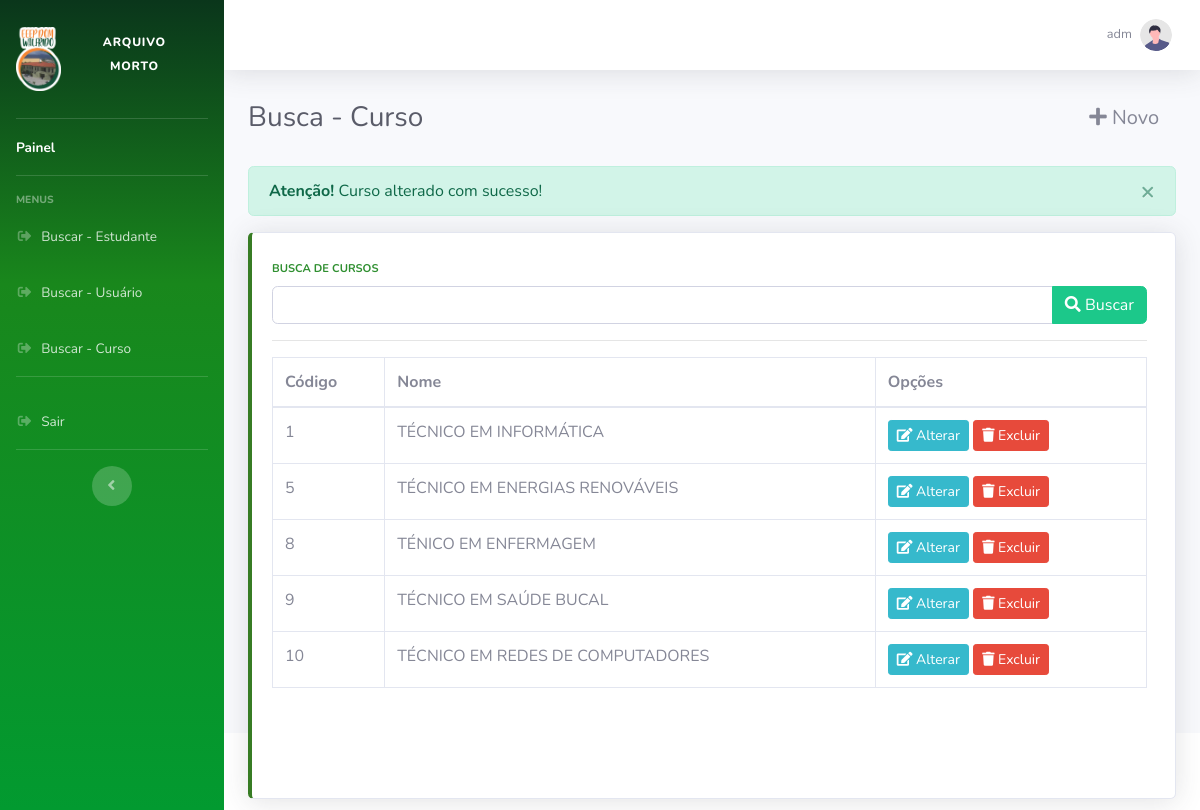
The page /buscacurso.php?alter=ok (signed in) on the database its author committed.
### tables this page shows
CREATE TABLE `tbcurso` (
  `codcurso` int(11) UNSIGNED NOT NULL,
  `curso` varchar(60) DEFAULT NULL
);

### buscacurso.php (the view, shortened to what this page needs)
<!DOCTYPE html>
<html lang="en">
<head>
    <link href="vendor/fontawesome-free/css/all.min.css" rel="stylesheet" type="text/css">
    <link href="css/sb-admin-2.min.css" rel="stylesheet">
</head>
<body id="page-top">
    <div id="wrapper">
       <ul class="navbar-nav bg-gradient-primary sidebar sidebar-dark accordion" id="accordionSidebar">
<br>
            <a class="sidebar-brand d-flex align-items-center justify-content-center" href="buscaestudante.php">
                <div class="sidebar-brand-icon rotate-n-20">
                    <img src="img/logo.png" alt="" class="img-fluid" width="45" height="45">
                </div>
                <div class="sidebar-brand-text mx-3"><sup>arquivo morto</sup></div>
            </a>
<br>
            <hr class="sidebar-divider my-0">
            <li class="nav-item active">
                <a class="nav-link" href="buscaestudante.php">
                    <span>Painel</span></a>
            </li>
            <hr class="sidebar-divider">
            <div class="sidebar-heading">
                Menus
            </div>
            <li class="nav-item">
                <a class="nav-link" href="buscaestud.php" >
                    <i class="fas fa-fw fa-sign-out-alt"></i>
                    <span> Buscar - Estudante </span>
                </a>
            </li>
            <li class="nav-item">
                <a class="nav-link" href="buscausu.php" >
                    <i class="fas fa-fw fa-sign-out-alt"></i>
                    <span> Buscar - Usuário </span>
                </a>
            </li>
            <li class="nav-item">
                <a class="nav-link" href="buscacurso.php" >
                    <i class="fas fa-fw fa-sign-out-alt"></i>
                    <span> Buscar - Curso </span>
                </a>
            </li>
            <hr class="sidebar-divider">
            <li class="nav-item">
                <a class="nav-link" href="#" data-bs-toggle="modal" data-bs-target="#logoutModal">
                    <i class="fas fa-fw fa-sign-out-alt"></i>
                    <span>Sair</span>
                </a>
            </li>
            <hr class="sidebar-divider d-none d-md-block">
            <div class="text-center d-none d-md-inline">
                <button class="rounded-circle border-0" id="sidebarToggle"></button>
            </div>
        </ul>
        <div id="content-wrapper" class="d-flex flex-column">
            <div id="content">
                <nav class="navbar navbar-expand navbar-light bg-white topbar mb-4 static-top shadow">
                    <ul class="navbar-nav ml-auto">
                        <li class="nav-item dropdown no-arrow">
                            <a class="nav-link dropdown-toggle" href="#" id="userDropdown" role="button"
                                data-toggle="dropdown" aria-haspopup="true" aria-expanded="false">
                                <span class="mr-2 d-none d-lg-inline text-gray-600 small"><?php echo $_SESSION['nome'];?></span>
                                <img class="img-profile rounded-circle"
                                    src="img/undraw_profile.svg">
                            </a>
                        </li>
                    </ul>
                </nav>
                <div class="container-fluid">
                    <div class="d-sm-flex align-items-center justify-content-between mb-4">
                        <h1 class="h3 mb-0 text-gray-800">Busca - Curso</h1>
						<a href="frmcadcurso.php" class="btn btn-lg"><i class="fa fa-plus"></i> Novo</a>
                    </div>
                    <div class="row">
                        <div class="col-xl-12">
						<?php
					        if(isset($_GET['alter'])){
								if ($_GET['alter']=='ok'){
									echo    '<div class="alert alert-success alert-dismissible fade show" role="alert">
												 <strong>Atenção!</strong> Curso alterado com sucesso!
												 <button type="button" class="close" data-dismiss="alert" aria-label="Close">
													<span aria-hidden="true">&times;</span>
												 </button>
											 </div>';
								}
							}
					   ?>
                            <div class="card border-left-primary shadow h-100 py-2">
                                <div class="card-body">
                                    <div class="row no-gutters align-items-center">
                                        <div class="col mr-2">
                                            <div class="text-xs font-weight-bold text-primary text-uppercase mb-1">
                                                <form method="POST" action="buscacurso.php">
													<label>Busca de Cursos</label>
													<div class="input-group">
														<input name="texto" id="texto" class="form-control" type="text" required>
														 <div class="input-group-append">
															<button class="btn btn-success" type="submit"><i class="fa fa-search"></i> Buscar</button>
														 </div>
													</div>
												</form>
												<hr>
												</div>
							  <table class="table table-bordered" id="dataTable" width="100%" cellspacing="0">
                                    <thead>
                                        <tr>
                                            <th>Código</th>
                                            <th>Nome</th>
                                            <th>Opções</th>
                                        </tr>
                                    </thead>
                                    <tbody>
									<?php
												    if(isset($_POST['texto'])){
														  $texto = $_POST['texto'];
														  include('banco.php');
														  $sql = "select * from tbcurso where curso like '%$texto%'";
														  $consulta = $conexao->query($sql);
														  if ($consulta == true){
															 if($consulta->num_rows > 0){
																while($linha=$consulta->fetch_array(MYSQLI_ASSOC)){
																   echo '<tr>
																			<td>'.$linha['codcurso'].'</td>
																			<td>'.$linha['curso'].'</td>
																			<td>
																			  <a class="btn btn-sm btn-info" href="frmalteracurso.php?id='.$linha['codcurso'].'"><i class="fa fa-edit"></i> Alterar</a>
																			  <button class="btn btn-sm btn-danger" data-bs-toggle="modal" data-bs-target="#deleteModal'.$linha['codcurso'].'">
                                                                                    <i class="fa fa-trash"></i> Excluir
                                                                                </button>
																			</td>
																		</tr>';
                                                                        echo '
                                                                        <div class="modal fade" id="deleteModal'.$linha['codcurso'].'" tabindex="-1" aria-labelledby="deleteModalLabel'.$linha['codcurso'].'" aria-hidden="true">
                                                                            <div class="modal-dialog modal-dialog-centered">
                                                                                <div class="modal-content">
                                                                                    <div class="modal-header bg-danger text-white">
                                                                                        <h5 class="modal-title" id="deleteModalLabel'.$linha['codcurso'].'">Confirmação de Exclusão</h5>
                                                                                        <button type="button" class="btn-close" data-bs-dismiss="modal" aria-label="Close"></button>
                                                                                    </div>
                                                                                    <div class="modal-body">
                                                                                        Tem certeza que deseja excluir este curso?
                                                                                    </div>
                                                                                    <div class="modal-footer">
                                                                                        <button type="button" class="btn btn-secondary" data-bs-dismiss="modal">Cancelar</button>
                                                                                        <a href="excluircurso.php?id='.$linha['codcurso'].'" class="btn btn-danger">Excluir</a>
                                                                                    </div>
                                                                                </div>
                                                                            </div>
                                                                        </div>';
																}
															 } else {
                                                                echo '<tr><td colspan="8">NENHUM RESULTADO ENCONTRADO</td></tr>';
                                                              }
														  }
													} else {
                                                        include('banco.php');
                                                        $sql = "select * from tbcurso";
                                                        $consulta = $conexao->query($sql);
                                                        if ($consulta == true){
                                                            if($consulta->num_rows > 0){
                                                                while($linha=$consulta->fetch_array(MYSQLI_ASSOC)){
                                                                    echo '<tr>
                                                                            <td>'.$linha['codcurso'].'</td>
                                                                            <td>'.$linha['curso'].'</td>
                                                                            <td>
                                                                              <a class="btn btn-sm btn-info" href="frmalteracurso.php?id='.$linha['codcurso'].'"><i class="fa fa-edit"></i> Alterar</a>
                                                                              <button class="btn btn-sm btn-danger" data-bs-toggle="modal" data-bs-target="#deleteModal'.$linha['codcurso'].'">
                                                                                    <i class="fa fa-trash"></i> Excluir
                                                                                </button>
                                                                            </td>
                                                                        </tr>';
                                                                }
                                                            }
                                                        }
                                                    }
												?>
                                    </tbody>
                                </table>
                                        </div>
                                    </div>
                                </div>
                            </div>
                        </div>
                    </div>
                </div>
            </div>
            <footer class="sticky-footer bg-white">
                <div class="container my-auto">
                    <div class="copyright text-center my-auto">
                        <span>Copyright &copy; Your Website 2021</span>
                    </div>
                </div>
            </footer>
        </div>
    </div>
    <link href="https://cdnjs.cloudflare.com/ajax/libs/font-awesome/5.15.4/css/all.min.css" rel="stylesheet">
</body>
</html>

### rows shown on the page
tbcurso: codcurso "1", curso "TÉCNICO EM INFORMÁTICA"
tbcurso: codcurso "5", curso "TÉCNICO EM ENERGIAS RENOVÁVEIS"
tbcurso: codcurso "8", curso "TÉNICO EM ENFERMAGEM"
tbcurso: codcurso "9", curso "TÉCNICO EM SAÚDE BUCAL"
tbcurso: codcurso "10", curso "TÉCNICO EM REDES DE COMPUTADORES"

### other values the page prints
$_SESSION['nome'] "adm"
